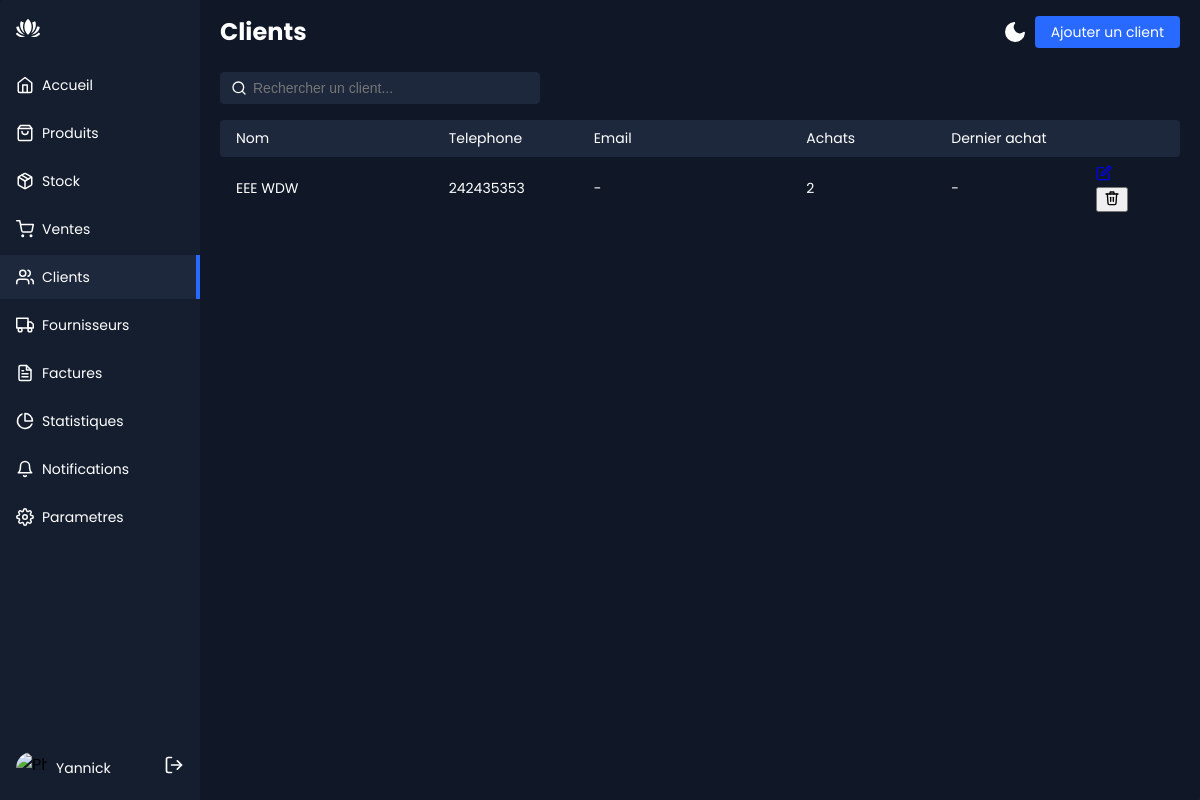
Screenshot of /clients/ (signed in) with the database file from the repository.
### Produits/models.py (models this page shows)
class Client(models.Model):
    nom = models.CharField("nom du client", max_length=100, unique=True)
    prenom = models.CharField("prenom du client", max_length=100, blank=True)
    adresse_mail = models.EmailField("adresse_mail", max_length=200)
    contact = models.CharField("contact", max_length=20, blank=True)
    telephone = models.CharField("téléphone", max_length=20, blank=True)
    adresse = models.CharField("adresse", max_length=200, blank=True)
    note = models.TextField("note", blank=True, help_text = " allergies, maladies, etc.")
    actif = models.BooleanField("actif", default=True)
    class Meta:
        ordering = ['nom', 'prenom']
    def __str__(self):
        nom_complet = f"{self.nom} {self.prenom}"
        return nom_complet or f"client {self.pk}".strip()  # Supprime les espaces inutiles si le prénom est vide

### Produits/views.py (the view)
# urls.py: path('clients/', views.clients_liste, name='clients_liste'),
@login_required
def clients_liste(request):
    clients = Client.objects.annotate(
        nb_achats=Count('ventes'),  # Calcule le nombre total d'achats pour chaque client
        dernierre_achat=Max('ventes__date'),  # Calcule la date du dernier achat pour chaque client
    )
    return render(request, 'clients/liste.html', {'clients': clients})

### Produits/templates/clients/liste.html (shortened to what this page needs)
{% extends "base.html" %}
{% block content %}
  <div class="app-content-header">
    <h1 class="app-content-headerText">Clients</h1>
    {% include "partials/theme_switch.html" %}
    <a href="{% url 'clients_form' %}" class="app-content-headerButton">Ajouter un client</a>
  </div>
  <div class="app-content-actions">
    <input class="search-bar" placeholder="Rechercher un client..." type="text" />
  </div>
  <div class="data-table-wrapper">
    <div class="data-table-header">
      <div class="data-cell grow">Nom</div>
      <div class="data-cell">Telephone</div>
      <div class="data-cell grow">Email</div>
      <div class="data-cell">Achats</div>
      <div class="data-cell">Dernier achat</div>
      <div class="data-cell shrink"></div>
    </div>
    {% for client in clients %}
    <div class="data-row">
      <div class="data-cell grow">{{ client }}</div>
      <div class="data-cell">{{ client.telephone|default:"-" }}</div>
      <div class="data-cell grow">{{ client.email|default:"-" }}</div>
      <div class="data-cell">{{ client.nb_achats }}</div>
      <div class="data-cell">{{ client.dernier_achat|date:"d/m/Y"|default:"-" }}</div>
      <div class="data-cell shrink">
        <div class="row-actions">
          <a href="{% url 'clients_edit' client.pk %}" aria-label="Modifier {{ client }}">
          </a>
          {% if perms.products.delete_client %}
          <form method="post" action="{% url 'clients_delete' client.pk %}" onsubmit="return confirm('Supprimer {{ client|escapejs }} ?');">
            <button type="submit" class="danger" aria-label="Supprimer {{ client }}">
            </button>
          </form>
          {% endif %}
        </div>
      </div>
    </div>
    {% empty %}
    <p style="padding:16px;opacity:0.7;">Aucun client pour le moment.</p>
    {% endfor %}
  </div>
{% endblock %}

### Produits/templates/partials/sidebar.html (shortened to what this page needs)
<div class="sidebar" id="sidebar">
  <div class="sidebar-header">
    <div class="app-icon">
    </div>
  </div>
  <ul class="sidebar-list">
    <li class="sidebar-list-item{% if request.resolver_match.url_name == 'home' %} active{% endif %}">
      <a href="{% url 'home' %}"{% if request.resolver_match.url_name == 'home' %} aria-current="page"{% endif %}>
        <svg xmlns="http://www.w3.org/2000/svg" width="18" height="18" viewBox="0 0 24 24" fill="none" stroke="currentColor" stroke-width="2" stroke-linecap="round" stroke-linejoin="round" class="feather feather-home">
          <path d="M3 9l9-7 9 7v11a2 2 0 0 1-2 2H5a2 2 0 0 1-2-2z" />
          <polyline points="9 22 9 12 15 12 15 22" />
        </svg>
        <span>Accueil</span>
      </a>
    </li>
    <li class="sidebar-list-item{% if request.resolver_match.url_name == 'produits_liste' or request.resolver_match.url_name == 'produits_form' %} active{% endif %}">
      <a href="{% url 'produits_liste' %}"{% if request.resolver_match.url_name == 'produits_liste' or request.resolver_match.url_name == 'produits_form' %} aria-current="page"{% endif %}>
        <span>Produits</span>
      </a>
    </li>
    <li class="sidebar-list-item{% if request.resolver_match.url_name == 'stock_liste' %} active{% endif %}">
      <a href="{% url 'stock_liste' %}"{% if request.resolver_match.url_name == 'stock_liste' %} aria-current="page"{% endif %}>
        <span>Stock</span>
      </a>
    </li>
    <li class="sidebar-list-item{% if request.resolver_match.url_name == 'ventes_liste' or request.resolver_match.url_name == 'ventes_form' %} active{% endif %}">
      <a href="{% url 'ventes_liste' %}"{% if request.resolver_match.url_name == 'ventes_liste' or request.resolver_match.url_name == 'ventes_form' %} aria-current="page"{% endif %}>
        <span>Ventes</span>
      </a>
    </li>
    <li class="sidebar-list-item{% if request.resolver_match.url_name == 'clients_liste' or request.resolver_match.url_name == 'clients_form' %} active{% endif %}">
      <a href="{% url 'clients_liste' %}"{% if request.resolver_match.url_name == 'clients_liste' or request.resolver_match.url_name == 'clients_form' %} aria-current="page"{% endif %}>
        <span>Clients</span>
      </a>
    </li>
    {% if request.user.is_staff or request.user.is_superuser %}
    <li class="sidebar-list-item{% if request.resolver_match.url_name == 'fournisseurs_liste' or request.resolver_match.url_name == 'fournisseurs_form' %} active{% endif %}">
      <a href="{% url 'fournisseurs_liste' %}"{% if request.resolver_match.url_name == 'fournisseurs_liste' or request.resolver_match.url_name == 'fournisseurs_form' %} aria-current="page"{% endif %}>
        <span>Fournisseurs</span>
      </a>
    </li>
    {% endif %}
    <li class="sidebar-list-item{% if request.resolver_match.url_name == 'factures_liste' or request.resolver_match.url_name == 'factures_detail' %} active{% endif %}">
      <a href="{% url 'factures_liste' %}"{% if request.resolver_match.url_name == 'factures_liste' or request.resolver_match.url_name == 'factures_detail' %} aria-current="page"{% endif %}>
        <span>Factures</span>
      </a>
    </li>
    <li class="sidebar-list-item{% if request.resolver_match.url_name == 'statistiques' %} active{% endif %}">
      <a href="{% url 'statistiques' %}"{% if request.resolver_match.url_name == 'statistiques' %} aria-current="page"{% endif %}>
        <svg xmlns="http://www.w3.org/2000/svg" width="18" height="18" viewBox="0 0 24 24" fill="none" stroke="currentColor" stroke-width="2" stroke-linecap="round" stroke-linejoin="round" class="feather feather-pie-chart">
          <path d="M21.21 15.89A10 10 0 1 1 8 2.83" />
          <path d="M22 12A10 10 0 0 0 12 2v10z" />
        </svg>
        <span>Statistiques</span>
      </a>
    </li>
    <li class="sidebar-list-item{% if request.resolver_match.url_name == 'notifications' %} active{% endif %}">
      <a href="{% url 'notifications' %}"{% if request.resolver_match.url_name == 'notifications' %} aria-current="page"{% endif %}>
        <svg xmlns="http://www.w3.org/2000/svg" width="18" height="18" viewBox="0 0 24 24" fill="none" stroke="currentColor" stroke-width="2" stroke-linecap="round" stroke-linejoin="round" class="feather feather-bell">
          <path d="M18 8A6 6 0 0 0 6 8c0 7-3 9-3 9h18s-3-2-3-9" />
          <path d="M13.73 21a2 2 0 0 1-3.46 0" />
        </svg>
        <span>Notifications</span>
      </a>
    </li>
    {% if request.user.is_staff or request.user.is_superuser %}
    <li class="sidebar-list-item{% if request.resolver_match.url_name == 'parametres' %} active{% endif %}">
      <a href="{% url 'parametres' %}"{% if request.resolver_match.url_name == 'parametres' %} aria-current="page"{% endif %}>
        <span>Parametres</span>
      </a>
    </li>
    {% endif %}
  </ul>
  <div class="account-info">
    <div class="account-info-picture">
      <img
        src="https://images.unsplash.com/photo-1527736947477-2790e28f3443?ixid=MnwxMjA3fDB8MHxzZWFyY2h8MTE2fHx3b21hbnxlbnwwfHwwfHw%3D&ixlib=rb-1.2.1&auto=format&fit=crop&w=900&q=60"
        alt="Photo du compte"
      />
    </div>
    <div class="account-info-name">{{ request.user.get_full_name|default:request.user.username }}</div>
    <a href="{% url 'logout' %}" class="account-info-more" aria-label="Se deconnecter" title="Se deconnecter">
      <svg xmlns="http://www.w3.org/2000/svg" width="20" height="20" viewBox="0 0 24 24" fill="none" stroke="currentColor" stroke-width="2" stroke-linecap="round" stroke-linejoin="round">
        <path d="M9 21H5a2 2 0 0 1-2-2V5a2 2 0 0 1 2-2h4" />
        <polyline points="16 17 21 12 16 7" />
        <line x1="21" y1="12" x2="9" y2="12" />
      </svg>
    </a>
  </div>
</div>

### Produits/static/css/style.css (style rules this page uses)
* { box-sizing: border-box; }
:root { --app-bg: #101827; --sidebar: rgba(21, 30, 47,1); --sidebar-main-color: #fff; --table-border: #1a2131; --table-header: #1a2131; --app-content-main-color: #fff; --sidebar-link: #fff; --sidebar-active-link: #1d283c; --sidebar-hover-link: #1a2539; --action-color: #2869ff; --action-color-hover: #6291fd; --app-content-secondary-color: #1d283c; --filter-reset: #2c394f; --filter-shadow: rgba(16, 24, 39, 0.8) 0px 6px 12px -2px, rgba(0, 0, 0, 0.3) 0px 3px 7px -3px; }
body, html { margin: 0; padding: 0; height: 100%; height: 100dvh; width: 100%; }
body { overflow: hidden; font-family: "Poppins", sans-serif; background-color: var(--app-bg); -webkit-font-smoothing: antialiased; -moz-osx-font-smoothing: grayscale; }
.sidebar { flex-basis: 200px; max-width: 200px; flex-shrink: 0; background-color: var(--sidebar); display: flex; flex-direction: column; max-height: 100%; }
.sidebar-header { display: flex; align-items: center; justify-content: space-between; padding: 16px; flex-shrink: 0; }
.sidebar-list { list-style-type: none; padding: 0; margin: 0; overflow-y: auto; overscroll-behavior: contain; }
.sidebar-list-item { position: relative; margin-bottom: 4px; }
.sidebar-list-item a { display: flex; align-items: center; width: 100%; padding: 10px 16px; color: var(--sidebar-link); text-decoration: none; font-size: 14px; line-height: 24px; }
.sidebar-list-item svg { margin-right: 8px; }
.sidebar-list-item.active { background-color: var(--sidebar-active-link); }
.sidebar-list-item.active:before { content: ""; position: absolute; right: 0; background-color: var(--action-color); height: 100%; width: 4px; }
.account-info { display: flex; align-items: center; padding: 16px; margin-top: auto; }
.account-info-picture { width: 32px; height: 32px; border-radius: 50%; overflow: hidden; flex-shrink: 0; }
.account-info-picture img { width: 100%; height: 100%; -o-object-fit: cover; object-fit: cover; }
.account-info-name { font-size: 14px; color: var(--sidebar-main-color); margin: 0 8px; overflow: hidden; max-width: 100%; text-overflow: ellipsis; white-space: nowrap; }
.account-info-more { color: var(--sidebar-main-color); padding: 0; border: none; background-color: transparent; margin-left: auto; }
.app-icon { color: var(--sidebar-main-color); }
.app-icon svg { width: 24px; height: 24px; }
.app-content-header { display: flex; align-items: center; flex-wrap: wrap; row-gap: 8px; justify-content: space-between; padding: 16px 4px 8px; position: sticky; top: 0; background-color: var(--app-bg); z-index: 5; }
.app-content-headerText { color: var(--app-content-main-color); font-size: 24px; line-height: 32px; margin: 0; }
.app-content-headerButton { background-color: var(--action-color); color: #fff; font-size: 14px; line-height: 24px; border: none; border-radius: 4px; height: 32px; padding: 0 16px; transition: 0.2s; cursor: pointer; }
a.app-content-headerButton { display: inline-flex; align-items: center; text-decoration: none; }
.app-content-actions { display: flex; justify-content: space-between; align-items: center; padding: 16px 4px; }
.search-bar { background-color: var(--app-content-secondary-color); border: 1px solid var(--app-content-secondary-color); color: var(--app-content-main-color); font-size: 14px; line-height: 24px; border-radius: 4px; padding: 0px 10px 0px 32px; height: 32px; background-size: 16px; background-repeat: no-repeat; background-position: left 10px center; width: 100%; max-width: 320px; transition: 0.2s; }
.search-bar:placeholder { color: var(--app-content-main-color); }
:root { --status-warning: #d69a2d; --status-danger: #e0555f; --status-info: #2869ff; }
.data-table-wrapper { width: 100%; overflow-x: auto; padding: 0 4px; }
.data-table-header { display: flex; align-items: center; border-radius: 4px; background-color: var(--app-content-secondary-color); }
.data-row { display: flex; align-items: center; border-radius: 4px; }
.data-cell { flex: 1; padding: 8px 16px; color: var(--app-content-main-color); font-size: 14px; display: flex; align-items: center; }
.data-cell.grow { flex: 1.6; }
.data-cell.shrink { flex: 0.6; }

### rows the page displays
Client: nom+prenom "EEE WDW", telephone "242435353", email "-", nb_achats "2", dernier_achat "-"

### other values shown
{{ request.user.get_full_name|default:request.user.username }} "Yannick"
